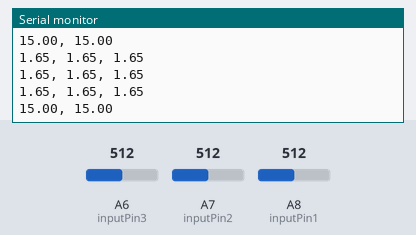
This sketch was run on a simulated Arduino Mega 2560, built with avr-gcc and run on an emulated ATmega2560. Parts: the last lines printed to the serial monitor. The test bench sets the inputs (shaded band); at power-on: A6 (inputPin3) = 512, A7 (inputPin2) = 512, A8 (inputPin1) = 512.

Above: at 1.2 s.
1.3 s: A6 (inputPin3) set to 716
At 2.6 s:
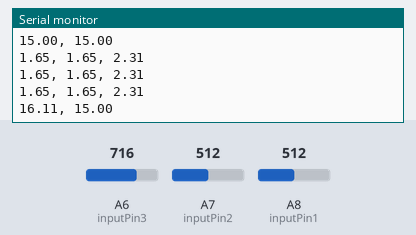
2.8 s: A7 (inputPin2) set to 716
At 3.8 s:
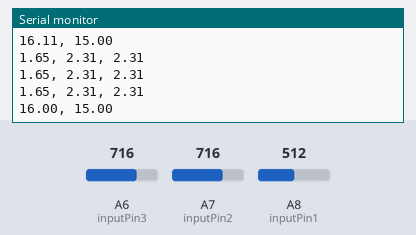
4.3 s: A8 (inputPin1) set to 716
At 5.6 s:
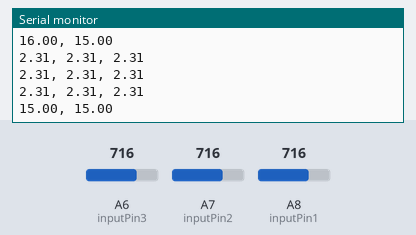
5.8 s: A6 (inputPin3) set to 900
At 6.9 s:
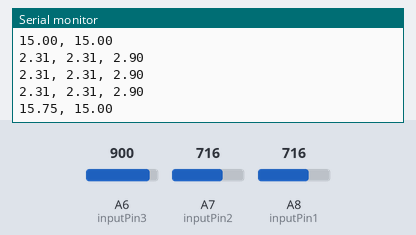
7.3 s: A7 (inputPin2) set to 900
At 8.6 s:
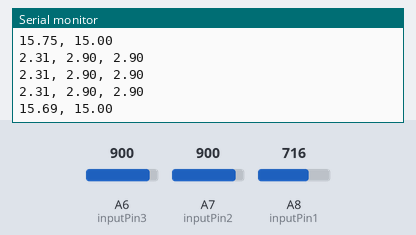
8.8 s: A8 (inputPin1) set to 900
At 9.9 s:
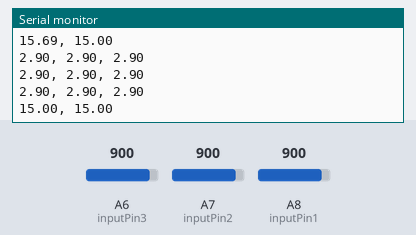
Timing chart, 0 to 11.3 s (numbered marks = the images above; inputs shaded):
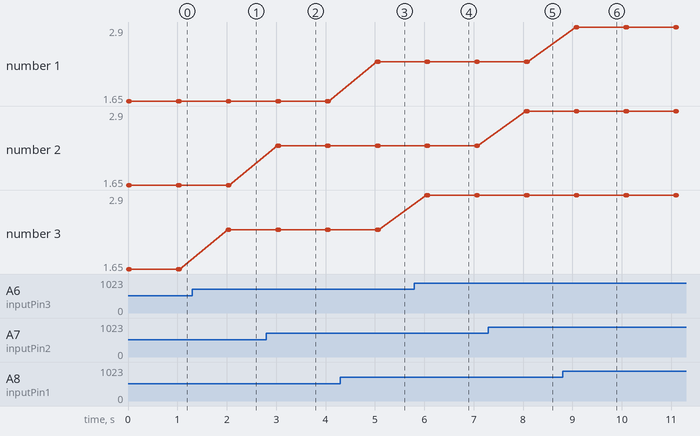

Measured:
- after the input at 1.3 s, the serial monitor: prints a new line after 0.72 s (image 1)
- after the input at 2.8 s, the serial monitor: prints a new line after 0.22 s (image 2)
- after the input at 4.3 s, the serial monitor: prints a new line after 0.74 s (image 3)
- after the input at 5.8 s, the serial monitor: prints a new line after 0.24 s (image 4)
- after the input at 7.3 s, the serial monitor: prints a new line after 0.76 s (image 5)
- after the input at 8.8 s, the serial monitor: prints a new line after 0.26 s (image 6)
- plotted number 3: 1.65 → 2.31 after the input at 1.3 s, 2.31 → 2.9 after the input at 5.8 s

The sketch:

COPTest1.ino
```cpp
/*
Testing Ver2.0
Extracts COP coordinates from pressure mat.
*/

//output pins
int outputPin1 = 16;   // 1st row
int outputPin2 = 15;   // 2nd row
int outputPin3 = 19;   // 3rd row

//input pins
int inputPin1 = A8;   //1st column
int inputPin2 = A7;   //2nd column
int inputPin3 = A6;   //3rd column

//input voltage (x,y = row,column)
float inVoltage11 = 0.0;  //FSRs in 1st row
float inVoltage12 = 0.0;
float inVoltage13 = 0.0;
float inVoltage21 = 0.0;  //FSRs in 2nd row
float inVoltage22 = 0.0;
float inVoltage23 = 0.0;
float inVoltage31 = 0.0;  //DSRs in 3rd row
float inVoltage32 = 0.0;
float inVoltage33 = 0.0;

//FSR coordinates
float x31 = 5.5;  float y31 = 5.5;
float x21 = 5.5;  float y21 = 15.0;
float x11 = 5.5;  float y11 = 24.5;
float x32 = 15.0; float y32 = 5.5;
float x22 = 15.0; float y22 = 15.0;
float x12 = 15.0; float y12 = 24.5;
float x33 = 24.5; float y33 = 5.5;
float x23 = 24.5; float y23 = 15.0;
float x13 = 24.5; float y13 = 24.5;

//params for COP calculation
float voltageX = 0.0;
float voltageY = 0.0;
float voltageSum = 0.0;
float copX = 0.0;
float copY = 0.0;

//initialization of pins
void setup() {
  //output pins init
  pinMode(outputPin1, OUTPUT);
  pinMode(outputPin2, OUTPUT);
  pinMode(outputPin3, OUTPUT);

  //serial communication at 9600b/s
  Serial.begin(9600);
}

//COP calculation
void loop() {
  //measure FSRs in 1st row
  digitalWrite(outputPin1, HIGH);
  inVoltage11 = analogRead(inputPin1) * (3.3 / 1023.0); //TODO: 1023 max???
  inVoltage12 = analogRead(inputPin2) * (3.3 / 1023.0);
  inVoltage13 = analogRead(inputPin3) * (3.3 / 1023.0);
  digitalWrite(outputPin1, LOW);

  //measure 2nd column
  digitalWrite(outputPin2, HIGH);
  inVoltage21 = analogRead(inputPin1) * (3.3 / 1023.0);
  inVoltage22 = analogRead(inputPin2) * (3.3 / 1023.0);
  inVoltage23 = analogRead(inputPin3) * (3.3 / 1023.0);
  digitalWrite(outputPin2, LOW);

  //measure 3rd column
  digitalWrite(outputPin3, HIGH);
  inVoltage31 = analogRead(inputPin1) * (3.3 / 1023.0);
  inVoltage32 = analogRead(inputPin2) * (3.3 / 1023.0);
  inVoltage33 = analogRead(inputPin3) * (3.3 / 1023.0);
  digitalWrite(outputPin3, LOW);

  //center of pressure
  voltageSum = inVoltage11 + inVoltage12 + inVoltage13 +
               inVoltage21 + inVoltage22 + inVoltage23 +
         inVoltage31 + inVoltage32 + inVoltage33;

  voltageX = (inVoltage11*x11) + (inVoltage12*x12) + (inVoltage13*x13) +
             (inVoltage21*x21) + (inVoltage22*x22) + (inVoltage23*x23) +
           (inVoltage31*x31) + (inVoltage32*x32) + (inVoltage33*x33);
  copX = voltageX / voltageSum;  //X coordinate

  voltageY = (inVoltage11*y11) + (inVoltage12*y12) + (inVoltage13*y13) +
             (inVoltage21*y21) + (inVoltage22*y22) + (inVoltage23*y23) +
           (inVoltage31*y31) + (inVoltage32*y32) + (inVoltage33*y33);
  copY = voltageY / voltageSum;  //Y coordinate

  // print out COP coordinates
  Serial.print(inVoltage11); Serial.print(", "); Serial.print(inVoltage12); Serial.print(", "); Serial.println(inVoltage13);
  Serial.print(inVoltage21); Serial.print(", "); Serial.print(inVoltage22); Serial.print(", "); Serial.println(inVoltage23);
  Serial.print(inVoltage31); Serial.print(", "); Serial.print(inVoltage32); Serial.print(", "); Serial.println(inVoltage33);
  Serial.print(copX); Serial.print(", "); Serial.println(copY);
  Serial.println("");
   delay(1000);
}
```
